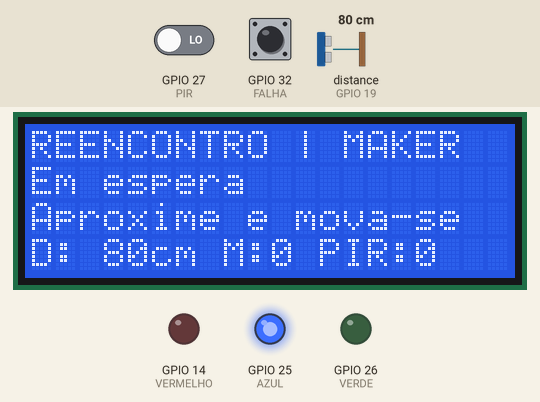
Simulated run of this sketch. Board: ESP32. Shown: 20×4 character LCD, output pins drawn as LEDs (lit = HIGH). Wiring (from diagram.json): ultrasonic range finder: trigger GPIO 18; echo GPIO 19. The test bench sets the inputs (shaded band); at power-on: distance to the obstacle (sensor on GPIO 19) 80 cm, GPIO 32 (FALHA) HIGH, GPIO 27 (PIR) LOW. The echo pulse lasts 58.3 µs per cm; pins used as bus, display or sensor lines are not drawn; what the sketch prints to the serial monitor is not drawn.

Above: at 1.2 s.
1.3 s: distance to the obstacle (sensor on GPIO 19) set to 42 cm
At 2.7 s:
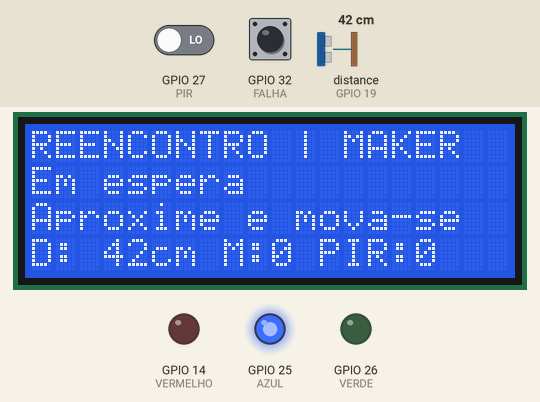
3.0 s: distance to the obstacle (sensor on GPIO 19) set to 37 cm
At 4.2 s:
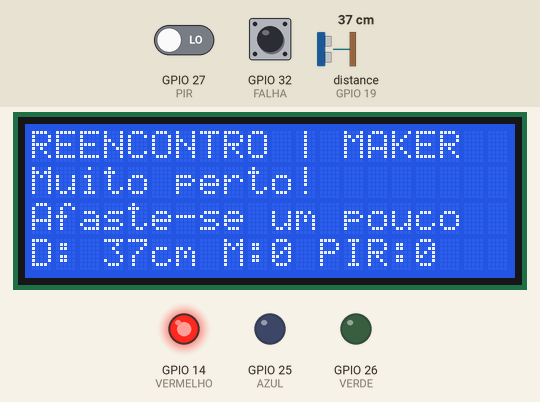
4.6 s: GPIO 32 (FALHA) pulled LOW for 1 s
At 5.6 s:
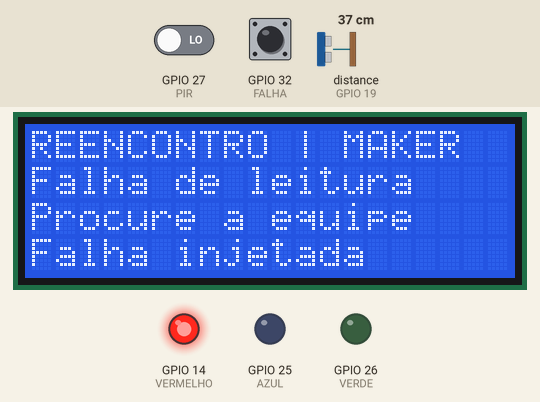
7.3 s: GPIO 27 (PIR) driven HIGH
At 8.7 s:
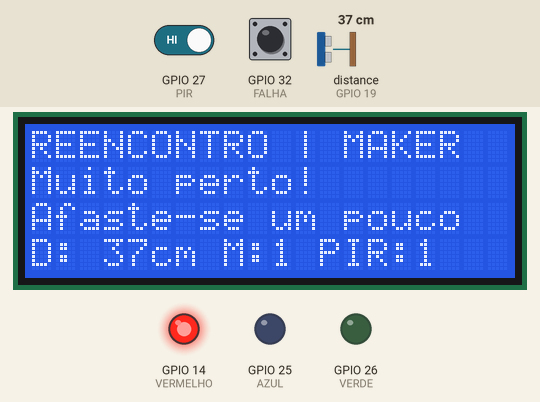
9.0 s: distance to the obstacle (sensor on GPIO 19) set to 60 cm
At 10.3 s:
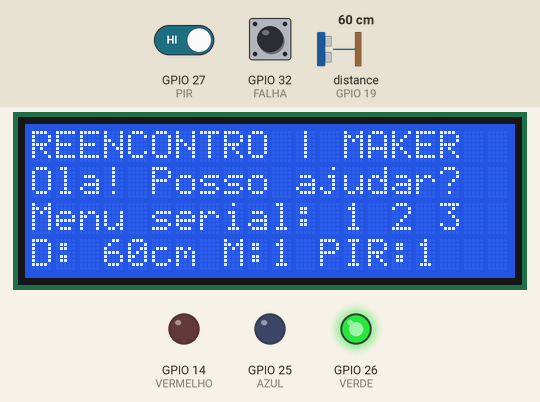
10.6 s: distance to the obstacle (sensor on GPIO 19) set to 144 cm
At 11.5 s:
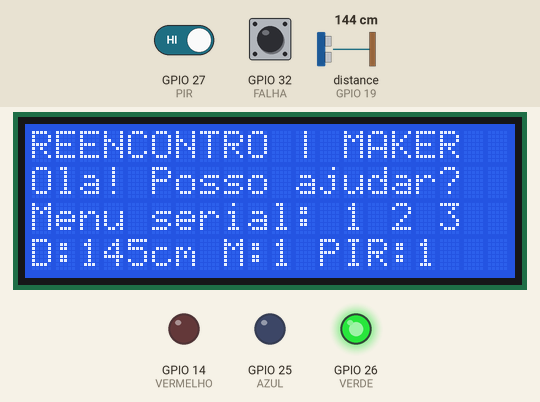
12.3 s: distance to the obstacle (sensor on GPIO 19) set to 154 cm
Timing chart, 0 to 14.9 s (numbered marks = the images above; inputs shaded):
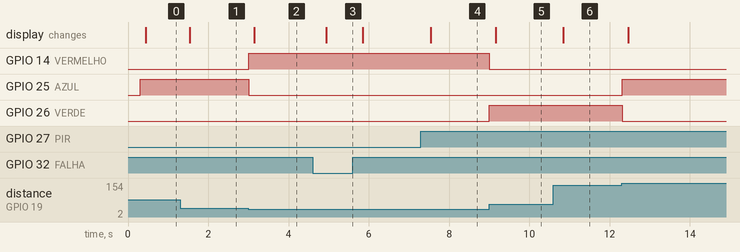

The sketch:

sketch.ino
```cpp
// Reencontro - robo estacionario de acolhimento / CitizenTech
// IA: arvore treinada em dados sinteticos e exportada em modelo.h.
#include <Arduino.h>
#include <Wire.h>
#include <LiquidCrystal_I2C.h>
#include "modelo.h"

constexpr int TRIG = 18, ECHO = 19, PIR = 27;
constexpr int AZUL = 25, VERDE = 26, VERMELHO = 14;
constexpr int FALHA = 32; // botao de injecao de falha, INPUT_PULLUP
constexpr bool VERSAO_EVOLUIDA = true; // false: baseline criado nesta entrega
LiquidCrystal_I2C lcd(0x27, 20, 4);
enum Estado { ESPERA, APROXIMACAO, ACOLHIMENTO, MUITO_PERTO, ERRO_SENSOR };
bool viuMovimento = false;
unsigned long ultimoMovimento = 0, ultimaLeitura = 0;
int estadoAtual = -1;

void linha(int n, const char* texto) {
  lcd.setCursor(0, n);
  lcd.print("                    ");
  lcd.setCursor(0, n);
  lcd.print(texto);
}

float medirDistancia() {
  digitalWrite(TRIG, LOW); delayMicroseconds(2);
  digitalWrite(TRIG, HIGH); delayMicroseconds(10);
  digitalWrite(TRIG, LOW);
  unsigned long pulso = pulseIn(ECHO, HIGH, 30000UL);
  return pulso == 0 ? -1.0f : pulso / 58.0f;
}

void apresentar(int estado) {
  digitalWrite(AZUL, estado == ESPERA || estado == APROXIMACAO);
  digitalWrite(VERDE, estado == ACOLHIMENTO);
  digitalWrite(VERMELHO, estado == MUITO_PERTO || estado == ERRO_SENSOR);
  linha(0, "REENCONTRO | MAKER");
  switch (estado) {
    case ESPERA:
      linha(1,"Em espera"); linha(2,"Aproxime e mova-se");
      Serial.println("ESPERA: aguardando aproximacao com movimento recente."); break;
    case APROXIMACAO:
      linha(1,"Movimento detectado"); linha(2,"Aproxime-se do robo");
      Serial.println("APROXIMACAO: movimento distante; aproxime-se para atendimento."); break;
    case ACOLHIMENTO:
      linha(1,"Ola! Posso ajudar?"); linha(2,"Menu serial: 1 2 3");
      Serial.println("ACOLHIMENTO: Bem-vindo ao Reencontro. Menu: 1=buscar; 2=informar; 3=apoio humano.");
      Serial.println("Portal: https://reencontro-site.vercel.app/ (abrir no navegador)"); break;
    case MUITO_PERTO:
      linha(1,"Muito perto!"); linha(2,"Afaste-se um pouco");
      Serial.println("MUITO_PERTO: mantenha espaco para utilizar o ponto de acolhimento."); break;
    case ERRO_SENSOR:
      linha(1,"Falha de leitura"); linha(2,"Procure a equipe");
      Serial.println("ERRO_SENSOR: atendimento automatico suspenso; procure a equipe."); break;
  }
}

void menuSerial() {
  while (Serial.available()) {
    char c = Serial.read();
    if (c == '\n' || c == '\r' || c == ' ') continue;
    if (estadoAtual != ACOLHIMENTO) {
      Serial.println("Menu indisponivel: aproxime-se e ative o PIR."); continue;
    }
    // Conteudo editorial fixo. Nao e geracao de texto por IA.
    if (c == '1') Serial.println("BUSCA: abra o portal Reencontro e utilize os campos disponiveis. O robo nao confirma identidades.");
    else if (c == '2') Serial.println("INFORMACAO: encaminhe a informacao a equipe responsavel para revisao humana. Nao digite dados pessoais neste simulador.");
    else if (c == '3') Serial.println("APOIO: solicite atendimento a equipe do ponto de acolhimento. Este prototipo nao aciona servicos externos.");
    else Serial.println("Escolha 1, 2 ou 3.");
  }
}

void setup() {
  Serial.begin(115200);
  pinMode(TRIG, OUTPUT); pinMode(ECHO, INPUT); pinMode(PIR, INPUT);
  pinMode(AZUL, OUTPUT); pinMode(VERDE, OUTPUT); pinMode(VERMELHO, OUTPUT);
  pinMode(FALHA, INPUT_PULLUP);
  Wire.begin(21, 22); lcd.init(); lcd.backlight();
  Serial.println("REENCONTRO - simulacao de robo estacionario de acolhimento");
  Serial.println(VERSAO_EVOLUIDA ? "V2: ultrassom + PIR + arvore de decisao treinada" : "V1: ultrassom + regra simples (baseline desta entrega)");
  Serial.println("IA sensorial local; sem LLM, sem reconhecimento facial e sem consulta automatica ao portal.");
}

void loop() {
  menuSerial();
  unsigned long agora = millis();
  if (agora - ultimaLeitura < 300UL) return;
  ultimaLeitura = agora;
  int pir = digitalRead(PIR);
  if (pir == HIGH) { viuMovimento = true; ultimoMovimento = agora; }
  bool recente = viuMovimento && (agora - ultimoMovimento < 10000UL);
  float distancia = medirDistancia();
  bool falhaInjetada = digitalRead(FALHA) == LOW;
  int estado;
  if (falhaInjetada || distancia < 2 || distancia > 400.5f) estado = ERRO_SENSOR;
  else if (VERSAO_EVOLUIDA) estado = prever(distancia, recente ? 1.0f : 0.0f);
  else estado = distancia <= 150 ? ACOLHIMENTO : ESPERA;
  if (estado != estadoAtual) { estadoAtual = estado; apresentar(estado); }
  char dados[21];
  if (falhaInjetada) snprintf(dados, sizeof(dados), "Falha injetada");
  else snprintf(dados, sizeof(dados), "D:%3.0fcm M:%d PIR:%d", distancia, recente, pir);
  linha(3, dados);
  Serial.print("SENSOR distancia_cm="); Serial.print(distancia,1);
  Serial.print(" pir="); Serial.print(pir);
  Serial.print(" movimento_recente="); Serial.print(recente);
  Serial.print(" falha_injetada="); Serial.print(falhaInjetada);
  Serial.print(" classe="); Serial.println(estado);
}
```

modelo.h
```cpp
// GERADO por ia/treinar.py; nao editar manualmente.
#pragma once
inline int prever(float distancia, float movimento) {
  if (movimento <= 0.500000000f) {
    if (distancia <= 40.074440002f) {
      return 3;
    } else {
      return 0;
    }
  } else {
    if (distancia <= 149.913566589f) {
      if (distancia <= 39.976537704f) {
        return 3;
      } else {
        return 2;
      }
    } else {
      return 1;
    }
  }
}
```

Measured:
- the behaviour switches between 40 and 39 cm on distance to the obstacle (sensor on GPIO 19) (found by bisection; images 1 and 2)
- after the input at 1.3 s, the display: changes after 0.24 s (image 1)
- after the input at 3.0 s, GPIO 14 (VERMELHO): LOW → HIGH at once; GPIO 25 (AZUL): HIGH → LOW at once; the display: changes after 0.14 s (image 2)
- after the input at 4.6 s, the display: changes after 0.34 s (image 3)
- after the input at 7.3 s, the display: changes after 0.24 s (image 4)
- after the input at 9.0 s, GPIO 14 (VERMELHO): HIGH → LOW at once; GPIO 26 (VERDE): LOW → HIGH at once; the display: changes after 0.16 s (image 5)
- after the input at 10.6 s, the display: changes after 0.25 s (image 6)
- after the input at 12.3 s, GPIO 25 (AZUL): LOW → HIGH at once; GPIO 26 (VERDE): HIGH → LOW at once
